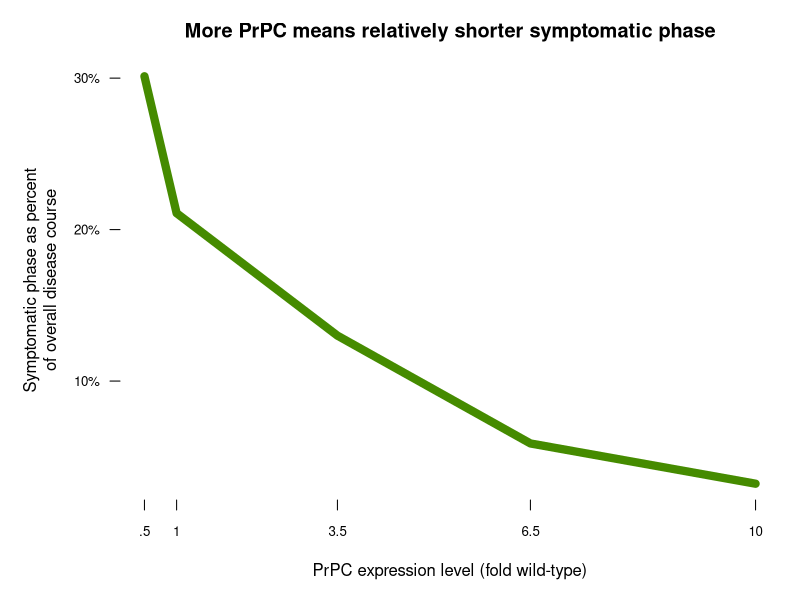
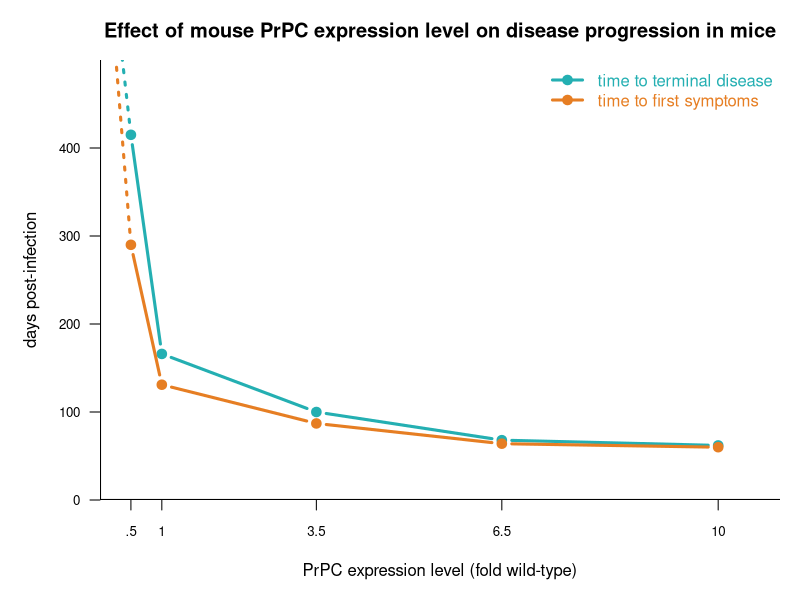

Generate these figures, in order, with R:

# plot of PrPC expression vs incubation time
pdf('figures/exp_level_inc_time.pdf',width=8,height=5)
mousename = c("Prnp+/-","Prnp+/+","Tga19/+","Tga20/+","Tga20/Tga20")
explevel = c(.5,1,3.5,6.5,10) # PrPC expression level
terminal = c(415,166,100,68,62) # time to terminal illness
symptoms = c(290,131,87,64,60) # time to symptoms
par(mar=c(5,5,3,1))
plot(NA,NA,xlim=c(0,11),ylim=c(0,500),axes=FALSE,xaxs='i',yaxs='i',
    xlab='PrPC expression level (fold wild-type)',ylab='days post-infection',
    main='Effect of mouse PrPC expression level on disease progression in mice',
    )
tk = '#24AFB2'
sk = '#E67E23'
abline(h=0,lwd=2)
abline(v=0,lwd=2)
points(explevel,terminal,type='b',pch=19,lwd=3,col=tk)
points(explevel,symptoms,type='b',pch=19,lwd=3,col=sk)
points(c(.5,.2),c(415,600),type='l',lwd=3,col=tk,lty=3)
points(c(.5,.2),c(290,550),type='l',lwd=3,col=sk,lty=3)
# text(explevel,terminal,labels=mousename,pos=c(4,4,3,2,2),cex=.8)
# text(rep(max(explevel),2),c(min(terminal)+7,min(symptoms)-7),pos=4,labels=c('terminal illness','symptom onset'),col=c(tk,sk))
axis(side=1,at=explevel,labels=c('.5','1','3.5','6.5','10'),lwd=0,lwd.ticks=1,cex.axis=.8)
axis(side=2,at=(0:4)*100,labels=(0:4)*100,lwd=0,lwd.ticks=1,las=1,cex.axis=.8)
legend('topright',c('time to terminal disease','time to first symptoms'),col=c(tk,sk),text.col=c(tk,sk),bty='n',lwd=3,pch=19)
dev.off()

# also plot symptomatic phase as proportion of overall course
par(mar=c(5,6,3,1))
plot(explevel,(terminal-symptoms)/terminal,type='l',col='#458B00',lwd=8,
    xlab='PrPC expression level (fold wild-type)',
    ylab='Symptomatic phase as percent\nof overall disease course',
    main='More PrPC means relatively shorter symptomatic phase',axes=FALSE)
axis(side=1,at=explevel,labels=c('.5','1','3.5','6.5','10'),lwd=0,lwd.ticks=1,cex.axis=.8)
axis(side=2,at=(0:4)/10,labels=paste((0:4)*10,"%",sep=""),lwd=0,lwd.ticks=1,las=1,cex.axis=.8)